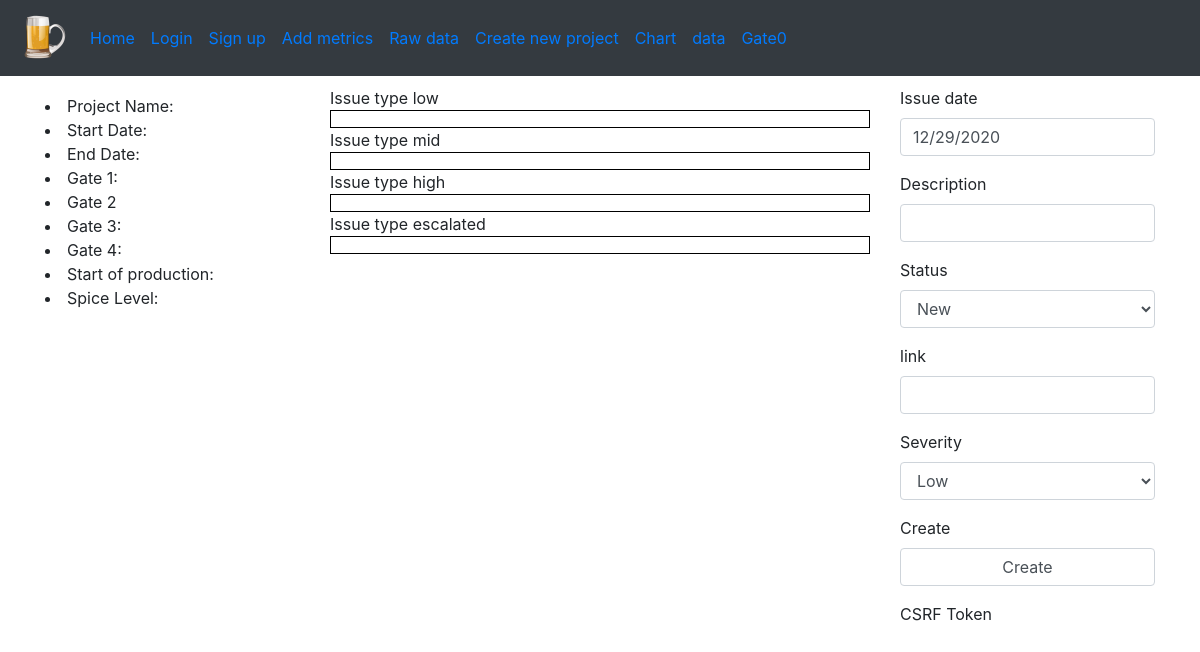
Before: / with the older database file.
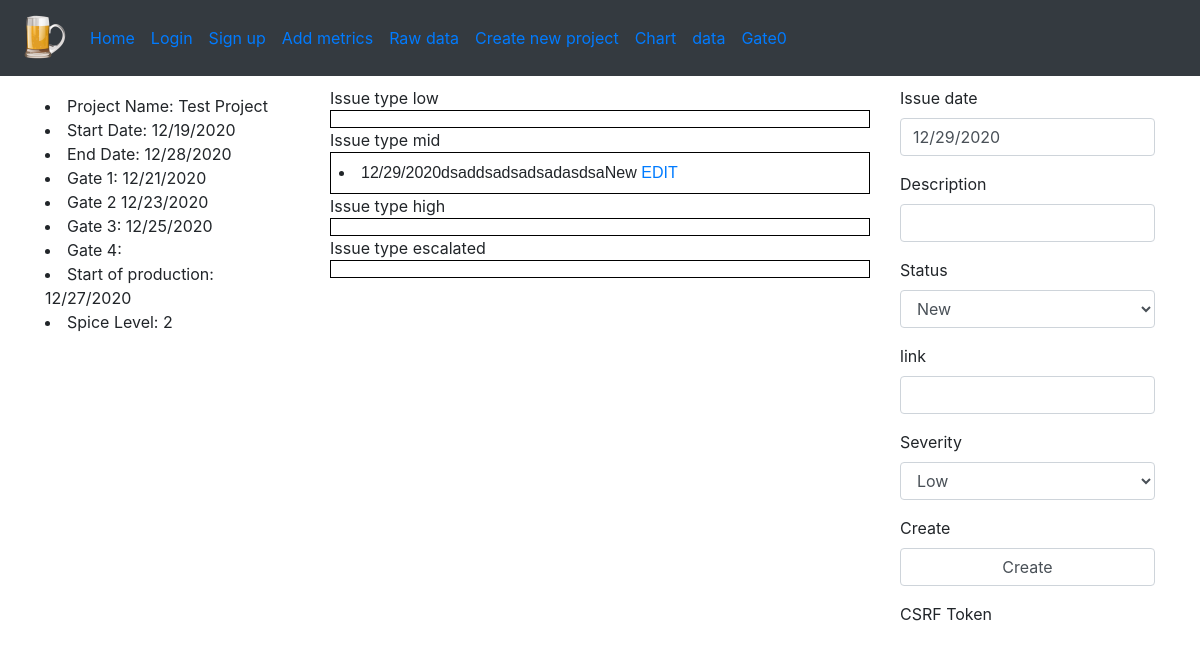
After: the same page with the newer database file.
### spice_status/models/project_models.py (models this page shows)
class Project(db.Model):
    id = db.Column(db.Integer, primary_key=True)
    start_date = db.Column(db.String)
    end_date = db.Column(db.String)
    name = db.Column(db.String)
    gate_1 = db.Column(db.String)
    gate_2 = db.Column(db.String)
    gate_3 = db.Column(db.String)
    sop = db.Column(db.String)
    spice_level = db.Column(db.String)
    risks = db.Column(db.String)
    low_issues = db.Column(db.String)
    high_issues = db.Column(db.String)

### spice_status/models/issue_models.py (models this page shows)
class Issue(db.Model):
    id = db.Column(db.Integer, primary_key=True)
    date = db.Column(db.String, default=(datetime.utcnow().strftime("%m/%d/%Y")))
    description = db.Column(db.String)
    status = db.Column(db.String)
    link = db.Column(db.String, default='')
    severity = db.Column(db.String)

### spice_status/views/main_views.py (the view, shortened to what this page needs)
@bp_main.route('/', methods=['GET', 'POST'])
def home():
    form = IssueForm()
    return render_template('status_page.html', form=form, low=get_issue_low(), mid=get_issue_mid(),
                           high=get_issue_high(), esca=get_issue_escalated(), project=get_project())

### spice_status/forms/issue_form.py
class IssueForm(FlaskForm):
    date = StringField('Issue date', default=(datetime.utcnow().strftime("%m/%d/%Y")), validators=[DataRequired()])
    description = StringField('Description', validators=[Length(min=15), DataRequired()])
    status = SelectField('Status', choices=['New', 'Assign', 'WIP', 'In Review', 'Closed'],
                         validators=[DataRequired()])
    link = StringField('link')
    severity = SelectField('Severity', choices=['Low', 'Mid', 'High', 'Escalated'],
                           validators=[DataRequired()])
    submit = SubmitField("Create")

### spice_status/models/issue_models.py (called while the page is built)
def get_issue_low():
    return Issue.query.filter_by(severity='Low').all()

def get_issue_mid():
    return Issue.query.filter_by(severity='Mid').all()

def get_issue_high():
    return Issue.query.filter_by(severity='High').all()

def get_issue_escalated():
    return Issue.query.filter_by(severity='Escalated').all()

### spice_status/models/project_models.py (called while the page is built)
def get_project():
    return Project.query.first()

### spice_status/templates/status_page.html (shortened to what this page needs)
{% extends "partials/_three_column.html" %}
{% from "macros/form_field_macros.html" import render_field %}
{% block lside %}
<li>Project Name: {{ project.name }}</li>
<li>Start Date: {{ project.start_date }}</li>
<li>End Date: {{ project.end_date }}</li>
<li>Gate 1: {{ project.gate_1 }}</li>
<li>Gate 2 {{ project.gate_2 }}</li>
<li>Gate 3: {{ project.gate_3 }}</li>
<li>Gate 4: {{ project.gate_4 }}</li>
<li>Start of production: {{ project.sop }}</li>
<li>Spice Level: {{ project.spice_level }}</li>
{% endblock %}
{% block main_content %}
<table>
    <tr>
        <td>
        </td>
    </tr>
</table>
<table>
    <tr>
        <td>
            {% for item in mid %}
            <li>{{ item.date }}{{ item.description }}{{ item.status }} <a href="{{url_for('main.edit', issue_id=item.id)}}">EDIT</a></li>
            {% endfor %}
        </td>
    </tr>
</table>
<table>
    <tr>
        <td>
        </td>
    </tr>
</table>
<table>
    <tr>
        <td>
        </td>
    </tr>
</table>
{% endblock %}
{% block rside %}
     {% with enctype = True %}
         {% include 'partials/_form.html' %}
    {% endwith %}
{% endblock %}

Changed rows visible on the page:
added Project: name "Test Project", start_date "12/19/2020", end_date "12/28/2020", gate_1 "12/21/2020", gate_2 "12/23/2020", gate_3 "12/25/2020", sop "12/27/2020", spice_level "2"
added Issue: date "12/29/2020", description "dsaddsadsadsadasdsa", status "New"
